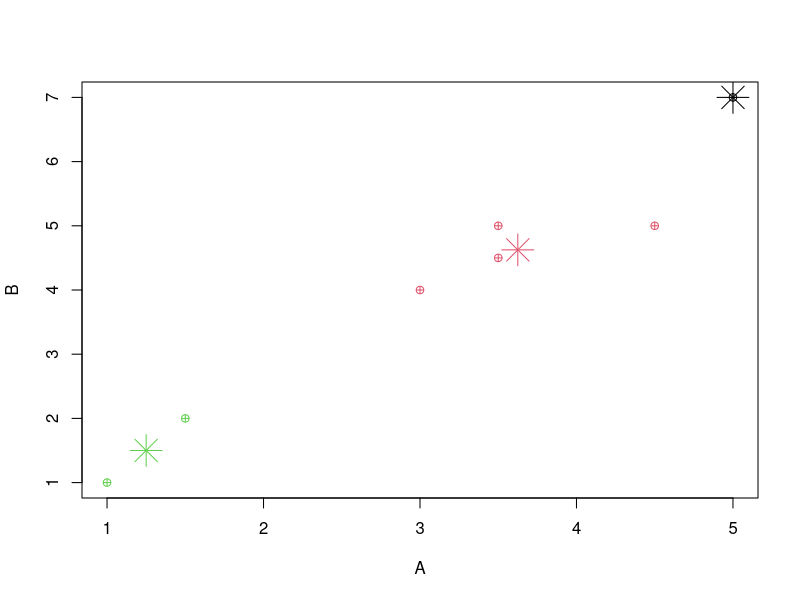

Here is the R script that generated this plot:
#Clustering - Simple dataset - Marks in 2 subjects

A=c(1,1.5,3,5,3.5,4.5,3.5)
B=c(1,2,4,7,5,5,4.5)
marks=data.frame(A,B)
marks
?kmeans
(c1 = kmeans(marks, 3))  #??
c1$iter
cbind(marks, c1$cluster)
plot(marks, pch=10,col = c1$cluster)
c1$centers
points(c1$centers, col = 1:3, pch = 8, cex = 3)

c1$iter #?

#C1- 1, 2 : (1.3, 1.5)
#C2- 3, 4, 5, 6, 7  : (3.9, 5.1)
#
#Specify Coordinates for Centers
mcenters = marks[c(1,5),]
mcenters
(c2a <- kmeans(marks, centers=mcenters))
c2a
cbind(marks, c2a$cluster)
matrix(c(1,1,5,7), ncol=2)
?matrix
(c2b <- kmeans(marks, centers=matrix(c(1,1,5,7), ncol=2)))

c2a
cbind(marks,c2a$cluster)
c2a$centers
aggregate(marks,by=list(c2a$cluster),FUN=mean)
c2a
c2a$iter

library(dplyr)
marks
marks %>% group_by(c2a$cluster) %>% summarise_all(funs(sum, mean, median, n()))


# Distances
x1=marks[1,]; x2=marks[2,]
x1;x2
sqrt(sum((x1-x2)^2))
sqrt(1.25)
dist(rbind(x1,x2))
euc.dist <- function(x1, x2) sqrt(sum((x1 - x2) ^ 2))
for (i in 1:7)
  print(paste(i, round(euc.dist(marks[i,], marks[1,]),2),sep='-'))

ref1 = marks[1,]; ref1
ref2 = marks[4,]; ref2

(d1= apply(marks,1,function(x)sqrt(sum((x-ref1)^2))))
(d2= apply(marks,1,function(x)sqrt(sum((x-ref2)^2))))
df=cbind(marks, d1,d2)
df

apply(df, 1, function(x) max(which(x == min(x, na.rm = TRUE))))
df
apply(df[,c(3,4)],1, min)
df3 <-transform(df, mind1d2=apply(df[,c(3,4)],1, min, na.rm = TRUE))
df3




gender = c('M','F','M')
gender
genderF = factor(gender)
genderF
grades = c('A','B','C')
grades
gradesF = factor(grades)
gradesF
gradesF1 = factor(grades, ordered=T)
gradesF1
gradesF2 = factor(grades, ordered=T, levels=c('C','B','A'))
gradesF2
marks = rnorm(3, 50,10)
df = data.frame(genderF, gradesF, marks)
df
str(df)